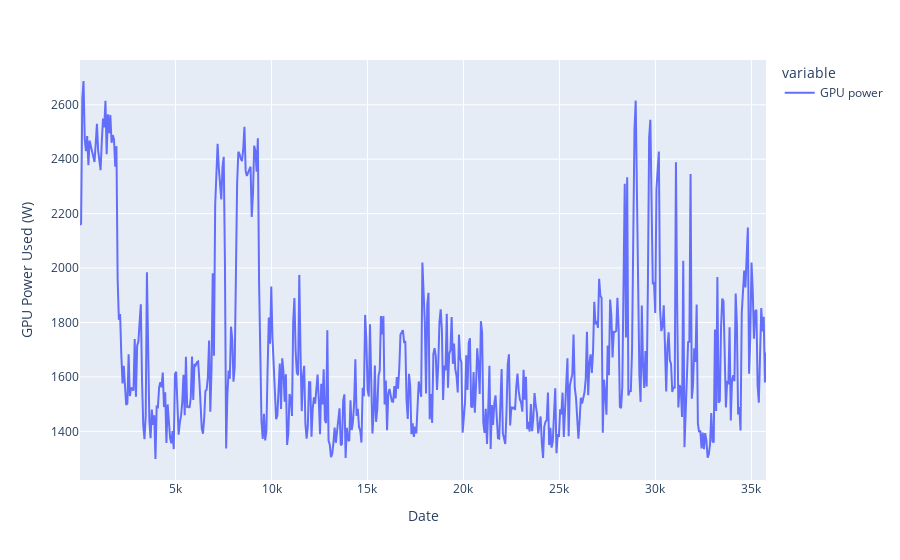

Notebook code for this chart:
### Code cell
mean_grouping = carbondf.groupby(pd.Grouper(key = 'time', freq='10min')).mean()
fig3= mean_grouping.plot(x="date", y=["GPU power"], kind="line")
fig3.update_layout(
    xaxis_title= "Date",
    yaxis_title="GPU Power Used (W)",
)

### Figure 1 — Plotly figure (JSON) as saved in the notebook; plotly's stock layout.template omitted (floating-point values rounded to 4 significant figures; data arrays with more than 128 entries replaced by an {"elided": "..."} marker saying what was removed)
{"data": [{"hovertemplate": "variable=GPU power<br>date=%{x}<br>value=%{y}<extra></extra>", "legendgroup": "GPU power", "line": {"color": "#636efa", "dash": "solid"}, "marker": {"symbol": "circle"}, "mode": "lines", "name": "GPU power", "orientation": "v", "showlegend": true, "type": "scatter", "x": {"elided": "564 float values"}, "xaxis": "x", "y": {"elided": "564 float values"}, "yaxis": "y"}], "layout": {"legend": {"title": {"text": "variable"}, "tracegroupgap": 0}, "margin": {"t": 60}, "xaxis": {"anchor": "y", "domain": [0, 1], "title": {"text": "Date"}}, "yaxis": {"anchor": "x", "domain": [0, 1], "title": {"text": "GPU Power Used (W)"}}}}
